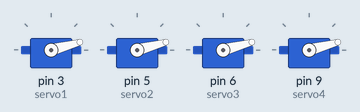
The sketch below on a simulated Arduino Uno, built with avr-gcc and run on an emulated ATmega328P. On the bench: 4 × servo.

Above: at 0.1 s.
At 1.0 s:
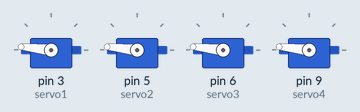
At 1.6 s:
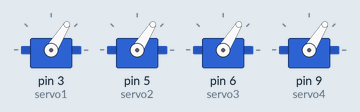
At 2.0 s:
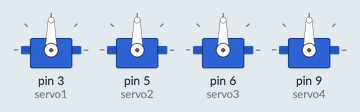
Timing chart, 0 to 3.5 s (numbered marks = the images above):
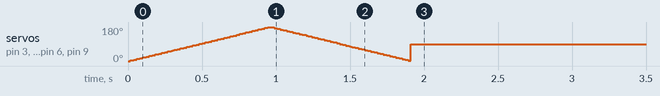

The sketch:

Servo-control.ino
```cpp
#include <Servo.h>

Servo servo1;
Servo servo2;
Servo servo3;
Servo servo4;

void setup() {
  servo1.attach(3);
  servo2.attach(5);
  servo3.attach(6);
  servo4.attach(9);

  // Sweep from 0 to 180 degrees
  for (int i = 0; i <= 180; i++) {
    servo1.write(i);
    servo2.write(i);
    servo3.write(i);
    servo4.write(i);
    delay(5);
  }

  // Sweep back from 180 to 0 degrees
  for (int i = 180; i >= 0; i--) {
    servo1.write(i);
    servo2.write(i);
    servo3.write(i);
    servo4.write(i);
    delay(5);
  }

  // Hold at 90 degrees
  servo1.write(90);
  servo2.write(90);
  servo3.write(90);
  servo4.write(90);
}

void loop() {
  // Keep empty to hold the position
}
```
